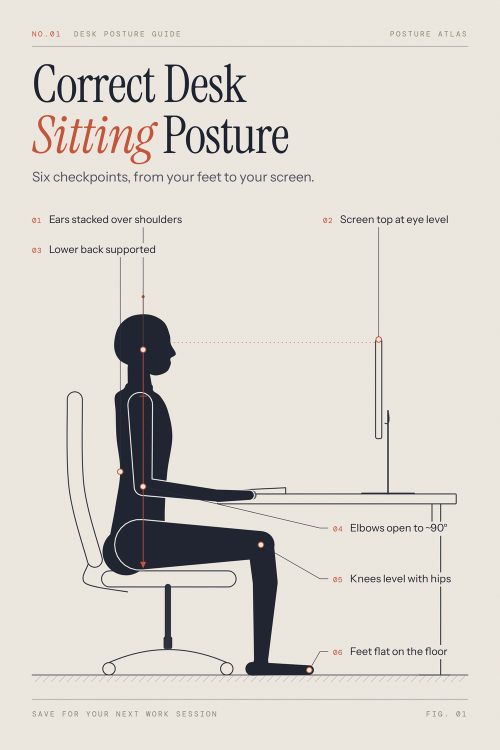
#> input picture pinterest/posture-pins/images/01-how-to-sit-properly-at-a-desk.png, 1000 x 1500 px, given in place of 39-ergonomic-home-office-essentials.png, which was not available (shown at 1/2 size)
$ python guides.py
#> lines starting #> are read from the running program, lines starting #| are printed output that depends on the picture
### pinterest/posture-pins/products.py
"""Affiliate products matched to the posture pins.

Set your Amazon Associates tracking ID with the AMAZON_TAG environment
variable (e.g. AMAZON_TAG=yourname-20) before running generate_pins.py and
every Amazon link in pins.csv gets it appended.  Non-Amazon links need the
tracking link generated inside that program's dashboard (Udemy via Impact,
FlexiSpot via Awin/CJ, Upright via its partner program).
"""

import os

AMAZON_TAG = os.environ.get("AMAZON_TAG", "deskpostureat-20")
# Separate tracking IDs for the A/B test so clicks and sales can be attributed per variant
AMAZON_TAG_A = os.environ.get("AMAZON_TAG_A", "deskpostureat-20")
AMAZON_TAG_B = os.environ.get("AMAZON_TAG_B", "deskpostureb-20")

PRODUCTS = {
    # ---- chair add-ons
    "lumbar_ec": dict(name="Everlasting Comfort Original Lumbar Support Pillow", asin="B01IJNJAZ0", program="Amazon"),
    "seat_ec": dict(name="Everlasting Comfort Memory Foam Seat Cushion", asin="B01EBDV9BU", program="Amazon"),
    "footrest_ec": dict(name="Everlasting Comfort Under-Desk Foot Rest", asin="B07PGLBCFG", program="Amazon"),
    # ---- posture correctors / trainers
    "brace_schiara": dict(name="Schiara Posture Corrector", asin="B07VST9VYH", program="Amazon"),
    "brace_comfy": dict(name="ComfyBrace Posture Corrector", asin="B07ZQPKTVV", program="Amazon"),
    "upright_go2": dict(name="UPRIGHT GO 2 Posture Trainer (app-connected)", asin="B07SRW2D38", program="Amazon",
                        alt_url="https://store.uprightpose.com/products/upright-go2"),
    # ---- screens
    "vivo_arm": dict(name="VIVO Single Monitor Arm STAND-V001", asin="B00B21TLQU", program="Amazon"),
    "huanuo_dual": dict(name="HUANUO Dual Monitor Stand (gas spring)", asin="B08G8M72ZG", program="Amazon"),
    "nulaxy": dict(name="Nulaxy Adjustable Laptop Stand", asin="B077B9W343", program="Amazon"),
    # ---- input devices
    "k860": dict(name="Logitech ERGO K860 Split Ergonomic Keyboard", asin="B07ZWK2TQT", program="Amazon"),
    "mx_vertical": dict(name="Logitech MX Vertical Ergonomic Wireless Mouse", asin="B07FNJB8TT", program="Amazon"),
    "gimars": dict(name="Gimars Gel Memory Foam Keyboard + Mouse Wrist Rest Set", asin="B01M11FLUJ", program="Amazon"),
    # ---- chairs & desks (high ticket)
    "sihoo_m57": dict(name="SIHOO M57 Ergonomic Office Chair", asin="B07BDFW1Y7", program="Amazon"),
    "steelcase_s1": dict(name="Steelcase Series 1 Office Chair", asin="B078HFDMKD", program="Amazon"),
    "flexispot_e7": dict(name="FlexiSpot E7 Pro Electric Standing Desk", asin="B094N16PQM", program="Amazon",
                         alt_url="https://www.flexispot.com/flexispot-best-standing-desk-e7pro"),
    "flexispot_conv": dict(name="FlexiSpot 35in Standing Desk Converter", asin="B0C8TMNWP8", program="Amazon"),
    "topo_mat": dict(name="Ergodriven Topo Anti-Fatigue Standing Desk Mat", asin="B00V3TO9HW", program="Amazon"),
    # ---- stretching / recovery
    "theraband": dict(name="THERABAND Resistance Band Set", asin="B000LX4KRA", program="Amazon"),
    "chirp": dict(name="Chirp Wheel+ Foam Roller (10in/12in)", asin="B0B88FZ1LC", program="Amazon"),
    "chirp_neck": dict(name="Chirp Wheel+ 4in Neck Roller", asin="B09M678BZB", program="Amazon"),
    "restcloud": dict(name="RESTCLOUD Neck and Shoulder Relaxer", asin="B07QSFJ8S2", program="Amazon"),
    "timetimer": dict(name="Time Timer PLUS 60-Minute Desk Visual Timer", asin="B0DCCHV881", program="Amazon"),
    # ---- online courses (Udemy affiliate via Impact)
    "udemy_reverse": dict(name="Udemy: Reverse Bad Posture Exercises", program="Udemy",
                          url="https://www.udemy.com/course/reverse-bad-posture-exercises/"),
    "udemy_neck": dict(name="Udemy: Neck, Shoulder & Upper Back Stretching to Improve Posture", program="Udemy",
                       url="https://www.udemy.com/course/neck-shoulder-upper-back-stretching-to-improve-posture/"),
    "udemy_textneck": dict(name="Udemy: Text Neck - Pain Relief Stretches and Exercises", program="Udemy",
                           url="https://www.udemy.com/course/text-neck/"),
    "udemy_15min": dict(name="Udemy: Fix Your Posture - 15-Minute Back, Shoulders, Neck Exercises", program="Udemy",
                        url="https://www.udemy.com/course/fix-your-posture-15-minute-back-shoulders-neck-exercises/"),
    "udemy_correct": dict(name="Udemy: Correct Body Posture and Relieve Pain", program="Udemy",
                          url="https://www.udemy.com/course/correct-body-posture-and-relieve-pain/"),
}


# Per-category tracking IDs so Amazon reports show which kind of pin earns.
# Fill in only with IDs that exist under Associates -> Manage Tracking IDs;
# an unknown tag may not be credited, so anything missing falls back to AMAZON_TAG.
CATEGORY_TAGS = {"chair": "deskchair0e-20", "stand": "deskstand-20", "acc": "deskacc0a-20", "gift": "deskgift0f-20"}
CATEGORY = {
    "sihoo_m57": "chair", "steelcase_s1": "chair", "lumbar_ec": "chair", "seat_ec": "chair", "footrest_ec": "chair",
    "flexispot_e7": "stand", "flexispot_conv": "stand", "topo_mat": "stand",
}


def pin_tag(pin):
    """Tracking ID for a pin: gift guides first, then the primary product's category, else accessories."""
    cat = "gift" if "gift" in pin["keyword"] or "stocking" in pin["keyword"] else CATEGORY.get(pin["products"][0], "acc")
    return CATEGORY_TAGS.get(cat, AMAZON_TAG)


def product_url(key, tag=None):
    p = PRODUCTS[key]
    if "asin" in p:
        return f"https://www.amazon.com/dp/{p['asin']}?tag={tag or AMAZON_TAG}"
    return p["url"]

### pinterest/posture-pins/guides.py
"""Static guide pages: one page per list pin, every product with its own Amazon affiliate link.

A pin can carry one link only, so list pins (gift guides, essentials) point at a guide page
instead, where each product is a separate link. Run `python guides.py` to write site/.
"""

import html
import os
import shutil

from PIL import Image

from generate_pins import PINS
from products import PRODUCTS, pin_tag, product_url

HERE = os.path.dirname(os.path.abspath(__file__))
SITE = os.path.join(HERE, "site")
SITE_NAME = "Desk Posture Guides"

BLURBS = {
    "lumbar_ec": "Memory-foam pillow that straps to the chair and fills the gap behind your lower back.",
    "seat_ec": "Firm memory-foam cushion; raises a low chair and takes pressure off a hard seat.",
    "footrest_ec": "Angled under-desk footrest for when your feet don't sit flat on the floor.",
    "sihoo_m57": "Mesh ergonomic chair with adjustable lumbar, armrests and recline, a common first upgrade.",
    "steelcase_s1": "Lightweight task chair with adjustable seat depth, arms and lumbar from a long-running office brand.",
    "flexispot_e7": "Electric sit-stand desk with two motors and memory presets for your sitting and standing heights.",
    "flexispot_conv": "Sits on the desk you already have and lifts keyboard and screen to standing height.",
    "topo_mat": "Contoured anti-fatigue mat that gives you places to shift your feet while standing.",
    "vivo_arm": "Clamp-on monitor arm that lifts the screen to eye level and frees up desk space.",
    "huanuo_dual": "Gas-spring arm for two monitors so both sit at the same height.",
    "nulaxy": "Adjustable laptop stand that raises the screen; pair it with an external keyboard and mouse.",
    "k860": "Split, curved keyboard that keeps the wrists straighter than a flat board.",
    "mx_vertical": "Vertical mouse that holds your hand in a handshake position instead of palm-down.",
    "gimars": "Gel wrist rests for the keyboard and mouse, so wrists aren't on a hard desk edge.",
    "timetimer": "Visual desk timer, handy for breaks or sit-stand switches without checking your phone.",
    "theraband": "Light resistance bands for shoulder and upper-back exercises between meetings.",
    "chirp": "Foam roller wheel for the upper back after a long day at the desk.",
    "chirp_neck": "Small roller sized for the neck and upper shoulders.",
    "restcloud": "Neck and shoulder rest for a few minutes of decompression after work.",
}

# Which pins get a guide page: list pins whose items map to several products.
GUIDE_PINS = [39, 48, 52, 59, 74, 81, 82, 87, 91, 92, 96, 100]
DISCLOSURE = "As an Amazon Associate I earn from qualifying purchases. Prices and availability change; check on Amazon."

CSS = """
:root{--paper:#F2EDE4;--card:#FBF8F3;--ink:#1D2330;--muted:#5E6070;--line:#D8D0C2;--accent:#C4553B;--btn-ink:#fff}
@media (prefers-color-scheme:dark){:root:not([data-theme="light"]){--paper:#16181D;--card:#1F232A;--ink:#ECE7DE;--muted:#A8A39A;--line:#343842;--accent:#E07A5F;--btn-ink:#16181D}}
:root[data-theme="dark"]{--paper:#16181D;--card:#1F232A;--ink:#ECE7DE;--muted:#A8A39A;--line:#343842;--accent:#E07A5F;--btn-ink:#16181D}
*{box-sizing:border-box}body{margin:0;background:var(--paper);color:var(--ink);font:16px/1.6 "Instrument Sans",system-ui,sans-serif}
.wrap{max-width:720px;margin:0 auto;padding:24px 16px 56px}
.eyebrow{font:500 12px "DM Mono",ui-monospace,monospace;letter-spacing:.14em;text-transform:uppercase;color:var(--accent)}
h1{font:400 2.6rem/1.05 "Instrument Serif",Georgia,serif;margin:.3rem 0 .6rem;text-wrap:balance}
h2{font:400 1.6rem/1.15 "Instrument Serif",Georgia,serif;margin:0}
p.lede{color:var(--muted);margin:0 0 1.2rem}
.hero{display:block;width:100%;max-width:360px;border-radius:12px;border:1px solid var(--line);margin:0 0 1.5rem}
.item{background:var(--card);border:1px solid var(--line);border-radius:14px;padding:16px;margin:0 0 12px;display:flex;flex-direction:column;gap:8px}
.item .n{font:500 12px "DM Mono",monospace;color:var(--accent)}
.item p{margin:0;color:var(--muted)}
a.btn{align-self:flex-start;background:var(--accent);color:var(--btn-ink);text-decoration:none;font-weight:600;padding:9px 16px;border-radius:999px}
a.btn:focus-visible,a:focus-visible{outline:2px solid var(--ink);outline-offset:2px}
.list a{color:var(--ink)}.list li{margin:.4rem 0}
footer{margin-top:2rem;font-size:.85rem;color:var(--muted)}
"""

FONTS = ('<link rel="preconnect" href="https://fonts.googleapis.com"><link rel="stylesheet" '
         'href="https://fonts.googleapis.com/css2?family=Instrument+Serif&family=Instrument+Sans:wght@400;600'
         '&family=DM+Mono:wght@500&display=swap">')


def page(title, body, desc):
    e = html.escape
    return (f'<!doctype html><html lang="en"><head><meta charset="utf-8">'
            f'<meta name="viewport" content="width=device-width,initial-scale=1">'
            f'<title>{e(title)}</title><meta name="description" content="{e(desc)}">{FONTS}<style>{CSS}</style></head>'
            f'<body><div class="wrap">{body}<footer>{e(DISCLOSURE)}</footer></div></body></html>')


def guide_items(pin):
    """Products shown on a guide: the pin's products plus any item kinds that map to known products."""
    kind_to_product = {"lumbar": "lumbar_ec", "seat_cushion": "seat_ec", "footrest": "footrest_ec",
                       "monitor_arm": "vivo_arm", "laptop_stand": "nulaxy", "wrist_rest": "gimars",
                       "vmouse": "mx_vertical", "timer": "timetimer", "band": "theraband", "mat": "topo_mat",
                       "chair": "sihoo_m57", "desk": "flexispot_e7"}
    keys = []
    for kind, label in pin.get("items", []):
        k = kind_to_product.get(kind)
        if pin["n"] in (52, 74, 100) and kind == "wrist_rest" and "keyboard" in label.lower():
            k = "k860"
        if k and k not in keys:
            keys.append(k)
    for k in pin["products"]:
        if k in BLURBS and k not in keys:
            keys.append(k)
    return keys


def build():
    if os.path.isdir(SITE):
        shutil.rmtree(SITE)
    os.makedirs(os.path.join(SITE, "img"))
    e = html.escape
    links = []
    by_n = {p["n"]: p for p in PINS}
    for n in GUIDE_PINS:
        pin = by_n[n]
        slug = pin["slug"]
        Image.open(os.path.join(HERE, "images", f"{n:02d}-{slug}.png")).convert("RGB").resize((600, 900)).save(
            os.path.join(SITE, "img", f"{slug}.jpg"), quality=85)
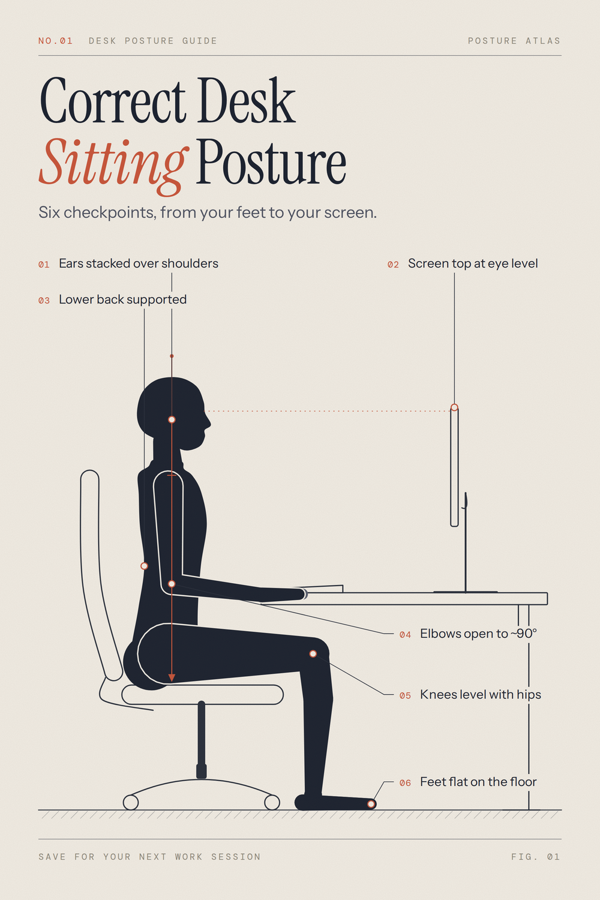
#> saved as ergonomic-home-office-essentials.jpg: PIL image 600x900 RGB; mean R, G, B 219.9, 215, 207.5
        tag = pin_tag(pin)
        cards = []
        for i, k in enumerate(guide_items(pin), 1):
            cards.append(f'<div class="item"><span class="n">{i:02d}</span><h2>{e(PRODUCTS[k]["name"])}</h2>'
                         f'<p>{e(BLURBS[k])}</p><a class="btn" href="{e(product_url(k, tag))}" '
                         f'rel="sponsored noopener" target="_blank">See it on Amazon</a></div>')
        body = (f'<a class="eyebrow" href="./" style="text-decoration:none">← {e(SITE_NAME)}</a>'
                f'<h1>{e(pin["title"])}</h1><p class="lede">{e(pin["sub"])}</p>'
                + "".join(cards)
                + f'<img class="hero" src="img/{slug}.jpg" alt="{e(pin["title"])}" width="600" height="900">')
        with open(os.path.join(SITE, f"{slug}.html"), "w", encoding="utf-8") as f:
            f.write(page(pin["title"], body, pin["desc"].split(". ", 1)[-1]))
        links.append(f'<li><a href="{slug}.html">{e(pin["title"])}</a></li>')
#> pass 2 of the loop in build, `for n in GUIDE_PINS:`:
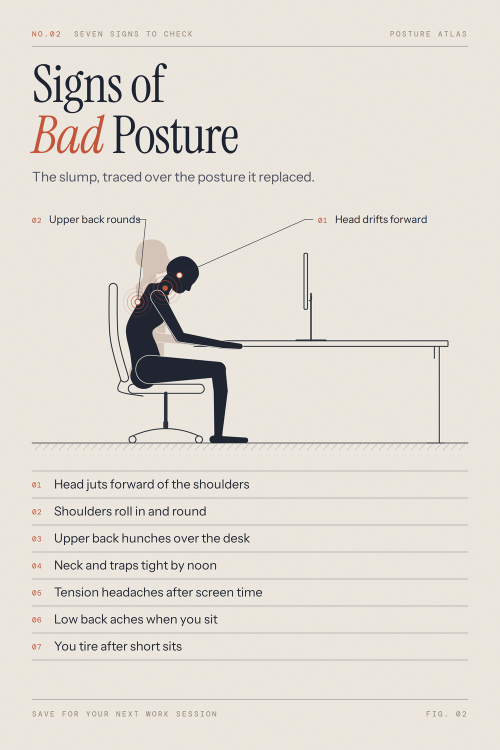
#> input picture pinterest/posture-pins/images/02-signs-of-bad-posture.png, 1000 x 1500 px, given in place of 48-standing-desk-accessories.png, which was not available (shown at 1/2 size)
#> in build, `Image.open(os.path.join(HERE, "images", f"{n:02d}-{slug}.png")).conver..`:
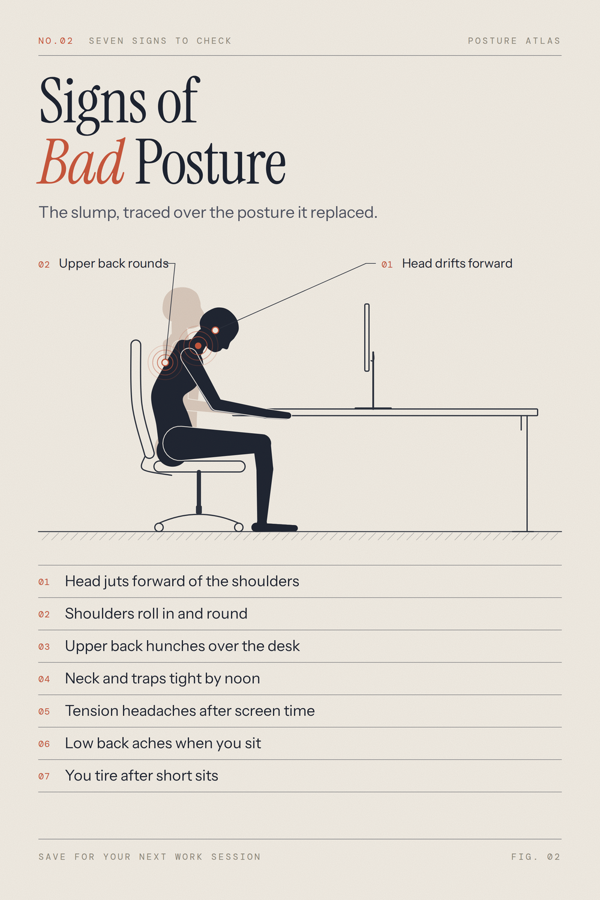
#> saved as standing-desk-accessories.jpg: PIL image 600x900 RGB; mean R, G, B 226.4, 221.3, 213.2
    body = (f'<span class="eyebrow">Desk setup &amp; posture</span><h1>{e(SITE_NAME)}</h1>'
            f'<p class="lede">Simple, illustrated guides to a more comfortable desk, and the products in them.</p>'
            f'<ul class="list">{"".join(links)}</ul>')
    with open(os.path.join(SITE, "index.html"), "w", encoding="utf-8") as f:
        f.write(page(SITE_NAME, body, "Illustrated guides to desk setup, posture and home office upgrades."))
    return SITE


if __name__ == "__main__":
#> (the run stopped early here; a loop or call above may not have finished)
